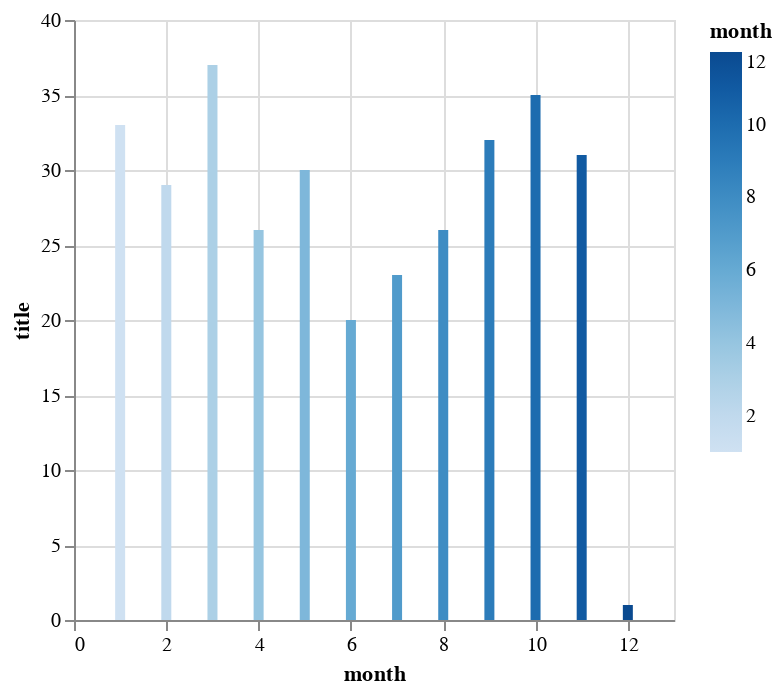

The notebook cell saved with this chart:
### Markdown cell above
**How many books were published in each month of the year (bar chart)?**

### Code cell
# Get books per month of year
books["month"] = books["publication_date"].dt.month

month_counts = books.groupby("month").count()["title"].reset_index()

month_counts

# Chart it

alt.Chart(month_counts).mark_bar().encode(x="month", y="title", color="month")

### Figure 1 — Vega-Lite specification as saved in the notebook (floating-point values rounded to 4 significant figures)
{"config": {"view": {"continuousWidth": 300, "continuousHeight": 300}}, "data": {"name": "data-b533ec8fa120258f468cc49d0f96e868"}, "mark": {"type": "bar"}, "encoding": {"color": {"field": "month", "type": "quantitative"}, "x": {"field": "month", "type": "quantitative"}, "y": {"field": "title", "type": "quantitative"}}, "$schema": "https://vega.github.io/schema/vega-lite/v5.16.3.json", "datasets": {"data-b533ec8fa120258f468cc49d0f96e868": [{"month": 1, "title": 33}, {"month": 2, "title": 29}, {"month": 3, "title": 37}, {"month": 4, "title": 26}, {"month": 5, "title": 30}, {"month": 6, "title": 20}, {"month": 7, "title": 23}, {"month": 8, "title": 26}, {"month": 9, "title": 32}, {"month": 10, "title": 35}, {"month": 11, "title": 31}, {"month": 12, "title": 1}]}}
